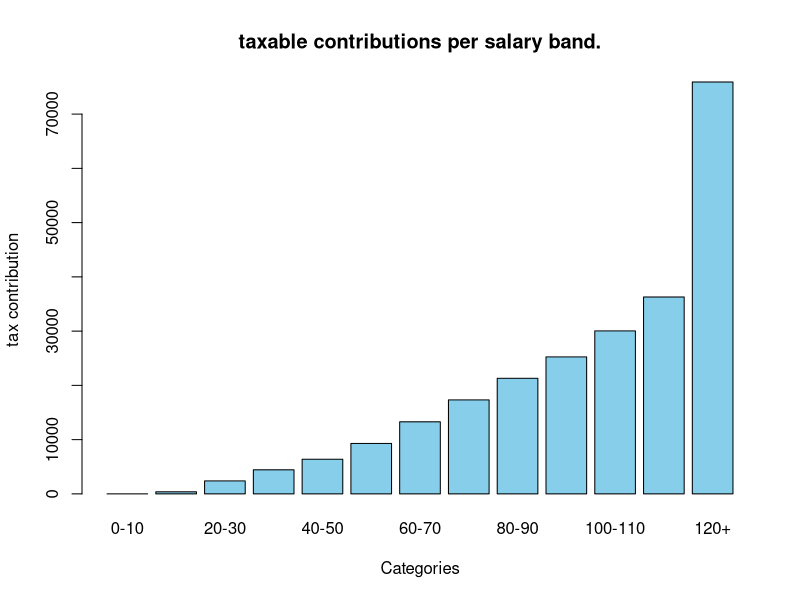
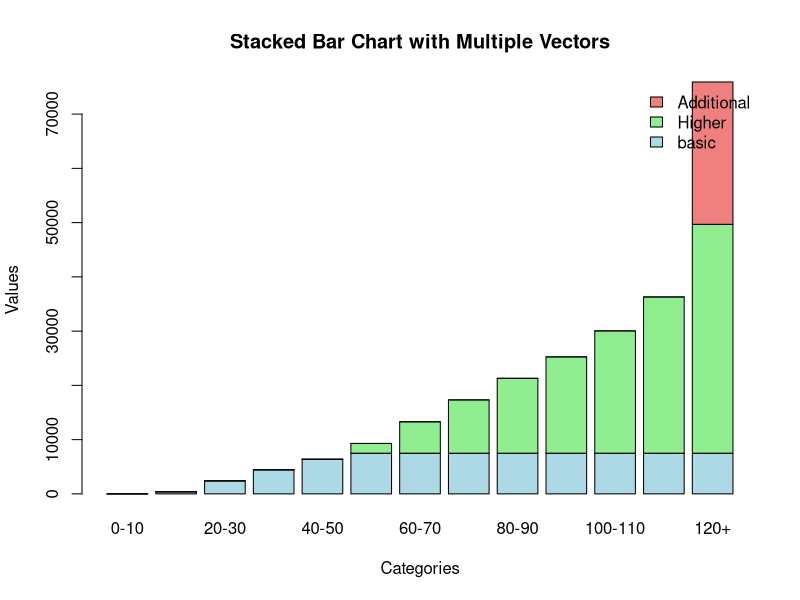

Write the R code that produced these figures, in order.
library(ggplot2)

# Define Parameters - Income Tax 2022/23
PA <- 12500 # personal allowance
PAlimit <- 100000 # limit for personal allowance
BRthreshold <- 37500 # limit for basic rate

HRthreshold <- 150000 # limit for higher rate
SR <- 0.19 # starter rate
BR <- 0.2 # basic rate
IR <- 0.21 #intermediate rate
HR <- 0.4 # higher rate
AR <- 0.45 # additional rate

# Import taxable income distribution
TIDist <- read.csv("TaxableIncomeDistribution2023.csv", sep=";")

# Calculate Income by tax bracket
TIDist$PA <- NA
TIDist$PA[TIDist$TaxableIncome <= PAlimit] <- PA
TIDist$PA[TIDist$TaxableIncome > PAlimit] <- pmax(0, PA - 0.5 * (TIDist$TaxableIncome[TIDist$TaxableIncome > PAlimit] - PAlimit))
TIDist$PAincome <- pmin(TIDist$TaxableIncome, TIDist$PA)
TIDist$BRincome <- NA
TIDist$BRincome[TIDist$PAincome < TIDist$PA] <- 0
TIDist$BRincome[TIDist$PAincome >= TIDist$PA] <- pmin(TIDist$TaxableIncome[TIDist$PAincome >= TIDist$PA] - TIDist$PA[TIDist$PAincome >= TIDist$PA], BRthreshold)
TIDist$HRincome <- NA
TIDist$HRincome[TIDist$BRincome < BRthreshold] <- 0
TIDist$HRincome[TIDist$BRincome == BRthreshold] <- pmin(TIDist$TaxableIncome[TIDist$BRincome == BRthreshold] - TIDist$PA[TIDist$BRincome == BRthreshold] - BRthreshold, 150000 - 37500 - TIDist$PA[TIDist$BRincome == BRthreshold])
TIDist$ARincome <- NA
TIDist$ARincome[TIDist$HRincome < HRthreshold - BRthreshold] <- 0
TIDist$ARincome[TIDist$HRincome == HRthreshold - BRthreshold] <- TIDist$TaxableIncome[TIDist$HRincome == HRthreshold - BRthreshold] - TIDist$PA[TIDist$HRincome == HRthreshold - BRthreshold] - HRthreshold

# Calculate tax payable by tax bracket
TIDist$BRtax <- BR * TIDist$BRincome
TIDist$HRtax <- HR * TIDist$HRincome
TIDist$ARtax <- AR * TIDist$ARincome

# Calculate total income tax payable
TIDist$TotalTax <- (TIDist$BRtax + TIDist$HRtax + TIDist$ARtax) * TIDist$N
total_tax_sum <- sum(TIDist$TotalTax, na.rm = TRUE)
basic_total <- sum((TIDist$BRtax) * TIDist$N, na.rm = TRUE)
higher_total <- sum((TIDist$HRtax) * TIDist$N, na.rm = TRUE)
additional_total <- sum((TIDist$ARtax) * TIDist$N, na.rm = TRUE)
print(basic_total/1000000000)
print(higher_total/1000000000)
print(additional_total/1000000000)
print(total_tax_sum)

#gg plot of data:

#ggplot(TIDist, aes(x = TaxableIncome, y = (TotalTax/1000000)*N)) +
#  geom_line(color = "blue", size = 1) +
#  geom_point(color = "red") +
#  labs(
#    title = "Line Graph of Total Tax vs N",
#    x = "N",
#    y = "Total Tax"
#  ) +
#  theme_minimal()



num_rows <- nrow(TIDist)
counter <- 1
band_sum <- 0

results <-numeric(13)
num_people <-numeric(13)
band_people <- 0


#now we want to do a break down of the different taxes too.
basic_list <-numeric(13)
higher_list <- numeric(13)
additional_list <- numeric(13)

basic_sum <- 0
higher_sum <- 0
addional_sum <- 0



for (i in 1:num_rows){
  
  if (TIDist$TaxableIncome[i] <= (counter * 10000)){
    band_sum <- band_sum + (TIDist$TotalTax[i])
    band_people <- band_people + (TIDist$N[i])
    basic_sum <- basic_sum + (TIDist$BRtax[i] * TIDist$N[i])
    higher_sum <- higher_sum + (TIDist$HRtax[i] * TIDist$N[i])
    addional_sum <- addional_sum + (TIDist$ARtax[i] * TIDist$N[i])
    
  } else {
    if (counter < 13){
      results[counter] <- band_sum
      num_people[counter] <- band_people
      basic_list[counter] <- basic_sum
      higher_list[counter] <- higher_sum
      additional_list[counter] <- addional_sum
      
      counter <- counter + 1
      
      band_sum <- TIDist$TotalTax[i]
      band_people <- TIDist$N[i]
      basic_sum <- (TIDist$BRtax[i] * TIDist$N[i])
      higher_sum <- (TIDist$HRtax[i] * TIDist$N[i])
      addional_sum <- (TIDist$ARtax[i] * TIDist$N[i])
      
      
    }
    else{
      band_sum <- band_sum + (TIDist$TotalTax[i])
      band_people <- band_people + (TIDist$N[i])
      basic_sum <- basic_sum + (TIDist$BRtax[i] * TIDist$N[i])
      higher_sum <- higher_sum + (TIDist$HRtax[i] * TIDist$N[i])
      addional_sum <- addional_sum + (TIDist$ARtax[i] * TIDist$N[i])
      
      if (i == num_rows){
        results[counter] <- band_sum
        num_people[counter] <- band_people
        basic_list[counter] <- basic_sum
        higher_list[counter] <- higher_sum
        additional_list[counter] <- addional_sum
      }
    }
    
  }
}

total_sum <- 0
for (i in 1:num_rows){
  total_sum <- total_sum + (TIDist$TotalTax[i])
}

  
  #must be time for the next band:

  
print(results)
print(sum(results/num_people))
print(sum(TIDist$TotalTax))
labels <- c("0-10", "10-20", "20-30", "30-40", "40-50", "50-60", "60-70", "70-80", "80-90", "90-100", "100-110", "110-120", "120+")
# Bar plot
barplot(results/num_people, 
        main = "taxable contributions per salary band.",  # Title
        xlab = "Categories",           # X-axis label
        ylab = "tax contribution",               # Y-axis label
        col = "skyblue",
        names.arg = labels, 
        )               # Color of the bars

print(results/num_people)
print(sum(num_people))
print(sum(TIDist$N))
print(sum(basic_list) + sum(higher_list) + sum(additional_list))
print(sum(results))

# Combine the vectors into a matrix
data_matrix <- rbind(basic_list/num_people, higher_list/num_people, additional_list/num_people)

# Create a stacked bar chart
barplot(
  data_matrix,
  beside = FALSE,           # Stack bars on top of each other
  col = c("lightblue", "lightgreen", "lightcoral"),  # Colors for each segment
  names.arg = labels,       # Custom labels
  legend.text = c("basic", "Higher", "Additional"), # Legend for the segments
  args.legend = list(x = "topright", bty = "n"),  # Position and style of the legend
  main = "Stacked Bar Chart with Multiple Vectors", # Title
  xlab = "Categories",      # X-axis label
  ylab = "Values"           # Y-axis label
)




CTdata <- read.csv("councilTaxEnglandAndWales.csv", sep=",")
print(CTdata)
print(CTdata$N[1])

